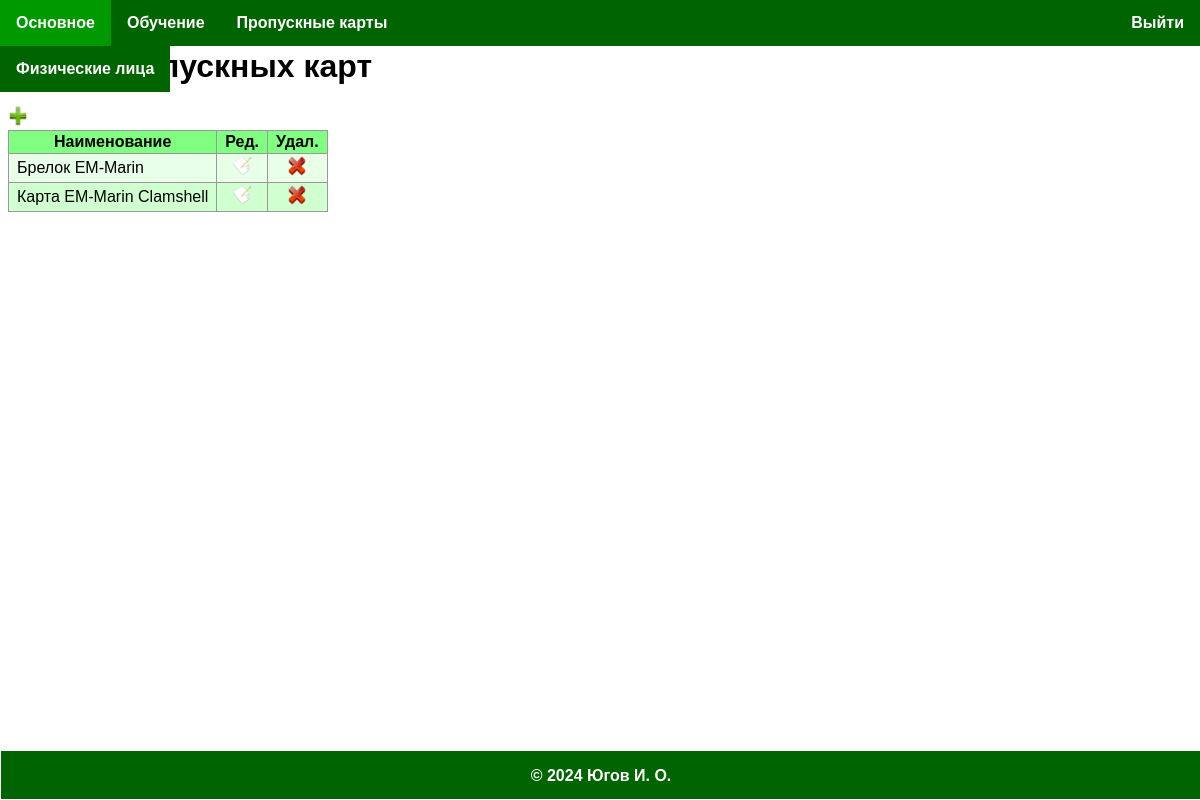
/pass_cards/pass_cards/pass_card_type/list/ (signed in), run on the app's committed database.
### pass_cards/models.py (models this page shows, shortened)
class PassCardType(models.Model):
    title = models.CharField(_('Наименование'), max_length=50, unique=True)
    '''Наименование.'''
    class Meta:
        verbose_name = _('Тип пропускных карт')
        verbose_name_plural = _('Типы пропускных карт')

### pass_cards/views.py (the view)
# urls.py: path('pass_cards/pass_card_type/list/', views.pass_card_type_list, name='pass_card_type_list'),
@login_required(login_url='/login/')
def pass_card_type_list(request):
    pass_card_types = PassCardType.objects.all()
    return render(request, 'pass_card_type_list.html', {'pass_card_type_list': pass_card_types})

### templates/pass_card_type_list.html
{% extends 'base.html' %}
{% load static %}
{% block content %}
    <h1>Типы пропускных карт</h1>
    <a href="{% url 'pass_card_type_new' %}"><img class="action-icon" src="{% static 'icons/add.png' %}" alt="Создать"></a>
    <table class="catalog-items">
        <tr>
            <th>Наименование</th>
            <th>Ред.</th>
            <th>Удал.</th>
        </tr>
    {% for pass_card_type in pass_card_type_list %}
        <tr class="{% cycle 'odd' 'even' %}">
            <td class="cell-text">{{ pass_card_type.title }}</td>
            <td class="cell-button"><a href="{% url 'pass_card_type_edit' pass_card_type.pk %}"><img class="action-icon" src="{% static 'icons/edit.png' %}" alt="Изменить"></a></td>
            <td class="cell-button"><a href="{% url 'pass_card_type_delete' pass_card_type.pk %}"><img class="action-icon" src="{% static 'icons/delete.png' %}" alt="Удалить"></a></td>
        </tr>
    {% endfor %}
    </table>
{% endblock %}

### templates/static/css/main.css (style rules this page uses)
body { font-family: Arial, sans-serif; }
.catalog-items { border-collapse: collapse; }
.catalog-items th, .catalog-items td { padding: 2px 8px; border: 1px solid #999; }
.catalog-items th { background-color: #80ff80; font-weight: bold; text-align: center; }
.catalog-items td { text-align: left; }
.catalog-items tbody tr:nth-child(odd) { background-color: #d0ffd0; }
.catalog-items tbody tr:nth-child(even) { background-color: #e8ffe8; }
.catalog-items .cell-text { text-align: left; }
.catalog-items .cell-date, .catalog-items .cell-label, .catalog-items .cell-button { text-align: center; }
.action-icon { height: 20px; width: 20px; }

### data on the page
PassCardType: title "Брелок EM-Marin"
PassCardType: title "Карта EM-Marin Clamshell"
